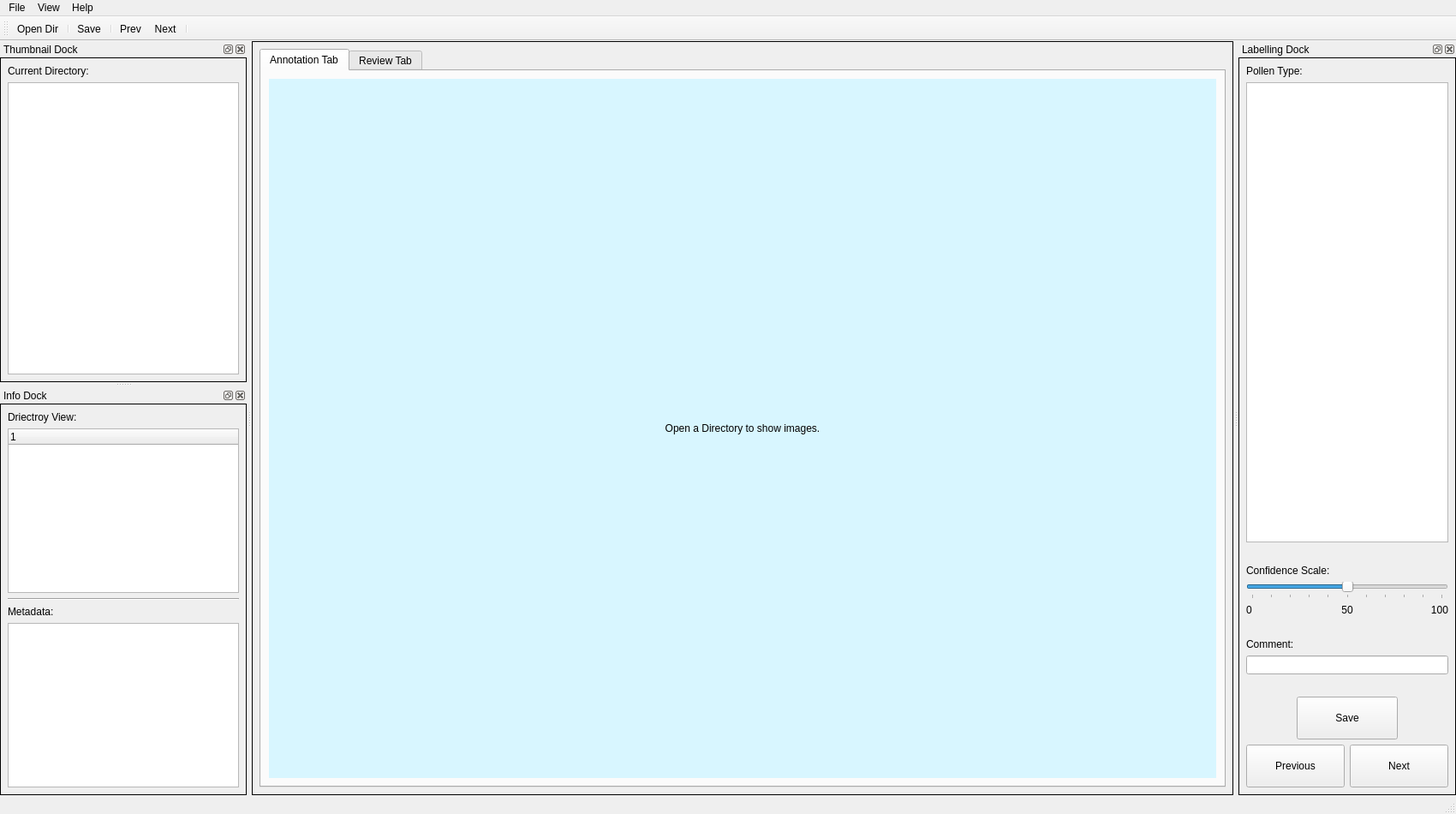
<?xml version="1.0" encoding="UTF-8"?>
<ui version="4.0">
 <class>MainWindow</class>
 <widget class="QMainWindow" name="MainWindow">
  <property name="geometry">
   <rect>
    <x>0</x>
    <y>0</y>
    <width>1700</width>
    <height>950</height>
   </rect>
  </property>
  <property name="font">
   <font>
    <family>SansSerif</family>
    <pointsize>9</pointsize>
   </font>
  </property>
  <property name="windowTitle">
   <string>Pollen Annotation</string>
  </property>
  <property name="windowIcon">
   <iconset resource="resources.qrc">
    <normaloff>:/Icons/pollen-icon.jpg</normaloff>:/Icons/pollen-icon.jpg</iconset>
  </property>
  <widget class="QWidget" name="centralwidget">
   <property name="styleSheet">
    <string notr="true">QWidget#centralwidget{
border: 1px solid black;
}</string>
   </property>
   <layout class="QVBoxLayout" name="verticalLayout_2">
    <item>
     <widget class="QTabWidget" name="tabWidget">
      <property name="enabled">
       <bool>true</bool>
      </property>
      <property name="currentIndex">
       <number>0</number>
      </property>
      <widget class="QWidget" name="annotation_tab">
       <attribute name="title">
        <string>Annotation Tab</string>
       </attribute>
       <layout class="QVBoxLayout" name="verticalLayout_5">
        <item>
         <widget class="QLabel" name="pictureLabel">
          <property name="styleSheet">
           <string notr="true">background-color:rgb(216, 246, 255);
font: 20pt &quot;SansSerif&quot;;</string>
          </property>
          <property name="text">
           <string>Open a Directory to show images.</string>
          </property>
          <property name="alignment">
           <set>Qt::AlignCenter</set>
          </property>
         </widget>
        </item>
       </layout>
      </widget>
      <widget class="QWidget" name="review_tab">
       <attribute name="title">
        <string>Review Tab</string>
       </attribute>
       <layout class="QHBoxLayout" name="horizontalLayout_12">
        <item>
         <widget class="QLabel" name="pictureLabel_2">
          <property name="sizePolicy">
           <sizepolicy hsizetype="Expanding" vsizetype="Preferred">
            <horstretch>0</horstretch>
            <verstretch>0</verstretch>
           </sizepolicy>
          </property>
          <property name="minimumSize">
           <size>
            <width>800</width>
            <height>0</height>
           </size>
          </property>
          <property name="styleSheet">
           <string notr="true">background-color:rgb(216, 246, 255);
font: 20pt &quot;SansSerif&quot;;</string>
          </property>
          <property name="text">
           <string>Load from Database to show images.</string>
          </property>
          <property name="alignment">
           <set>Qt::AlignCenter</set>
          </property>
         </widget>
        </item>
        <item>
         <layout class="QVBoxLayout" name="verticalLayout_8" stretch="2,2,1">
          <item>
           <widget class="QFrame" name="query_frame">
            <property name="sizePolicy">
             <sizepolicy hsizetype="Fixed" vsizetype="Preferred">
              <horstretch>0</horstretch>
              <verstretch>0</verstretch>
             </sizepolicy>
            </property>
            <property name="minimumSize">
             <size>
              <width>300</width>
              <height>0</height>
             </size>
            </property>
            <property name="styleSheet">
             <string notr="true">QFrame#query_frame{
border: 1px solid black;
}</string>
            </property>
            <property name="frameShape">
             <enum>QFrame::StyledPanel</enum>
            </property>
            <property name="frameShadow">
             <enum>QFrame::Raised</enum>
            </property>
            <layout class="QVBoxLayout" name="verticalLayout_9">
             <item>
              <widget class="QLabel" name="label_28">
               <property name="sizePolicy">
                <sizepolicy hsizetype="Preferred" vsizetype="Fixed">
                 <horstretch>0</horstretch>
                 <verstretch>0</verstretch>
                </sizepolicy>
               </property>
               <property name="minimumSize">
                <size>
                 <width>0</width>
                 <height>30</height>
                </size>
               </property>
               <property name="text">
                <string>Annotation Database Query</string>
               </property>
               <property name="alignment">
                <set>Qt::AlignCenter</set>
               </property>
              </widget>
             </item>
             <item>
              <widget class="Line" name="line_4">
               <property name="orientation">
                <enum>Qt::Horizontal</enum>
               </property>
              </widget>
             </item>
             <item>
              <layout class="QHBoxLayout" name="horizontalLayout_14">
               <item>
                <widget class="QLabel" name="label_29">
                 <property name="text">
                  <string>Date from:</string>
                 </property>
                </widget>
               </item>
               <item>
                <widget class="QDateTimeEdit" name="dateTimeEdit"/>
               </item>
              </layout>
             </item>
             <item>
              <layout class="QHBoxLayout" name="horizontalLayout_15">
               <item>
                <widget class="QLabel" name="label_30">
                 <property name="text">
                  <string>Date Until:</string>
                 </property>
                </widget>
               </item>
               <item>
                <widget class="QDateTimeEdit" name="dateTimeEdit_2"/>
               </item>
              </layout>
             </item>
             <item>
              <layout class="QHBoxLayout" name="horizontalLayout_16">
               <item>
                <spacer name="horizontalSpacer_4">
                 <property name="orientation">
                  <enum>Qt::Horizontal</enum>
                 </property>
                 <property name="sizeHint" stdset="0">
                  <size>
                   <width>277</width>
                   <height>17</height>
                  </size>
                 </property>
                </spacer>
               </item>
               <item>
                <widget class="QCheckBox" name="checkBox">
                 <property name="text">
                  <string>Include Senior Annotations too for review</string>
                 </property>
                </widget>
               </item>
               <item>
                <spacer name="horizontalSpacer_3">
                 <property name="orientation">
                  <enum>Qt::Horizontal</enum>
                 </property>
                 <property name="sizeHint" stdset="0">
                  <size>
                   <width>277</width>
                   <height>17</height>
                  </size>
                 </property>
                </spacer>
               </item>
              </layout>
             </item>
             <item>
              <widget class="QPushButton" name="pushButton">
               <property name="minimumSize">
                <size>
                 <width>0</width>
                 <height>30</height>
                </size>
               </property>
               <property name="text">
                <string>Load</string>
               </property>
              </widget>
             </item>
             <item>
              <layout class="QHBoxLayout" name="horizontalLayout_13">
               <item>
                <widget class="QLabel" name="label_31">
                 <property name="text">
                  <string>Selected Items for Review:</string>
                 </property>
                </widget>
               </item>
               <item>
                <widget class="QLCDNumber" name="lcdNumber">
                 <property name="sizePolicy">
                  <sizepolicy hsizetype="Minimum" vsizetype="Fixed">
                   <horstretch>0</horstretch>
                   <verstretch>0</verstretch>
                  </sizepolicy>
                 </property>
                 <property name="minimumSize">
                  <size>
                   <width>0</width>
                   <height>30</height>
                  </size>
                 </property>
                </widget>
               </item>
              </layout>
             </item>
            </layout>
           </widget>
          </item>
          <item>
           <widget class="QFrame" name="data_frame">
            <property name="sizePolicy">
             <sizepolicy hsizetype="Fixed" vsizetype="Preferred">
              <horstretch>0</horstretch>
              <verstretch>0</verstretch>
             </sizepolicy>
            </property>
            <property name="minimumSize">
             <size>
              <width>300</width>
              <height>0</height>
             </size>
            </property>
            <property name="styleSheet">
             <string notr="true">QFrame#data_frame{
border: 1px solid black;
}</string>
            </property>
            <property name="frameShape">
             <enum>QFrame::StyledPanel</enum>
            </property>
            <property name="frameShadow">
             <enum>QFrame::Raised</enum>
            </property>
            <layout class="QVBoxLayout" name="verticalLayout_6">
             <item>
              <widget class="QLabel" name="label_27">
               <property name="sizePolicy">
                <sizepolicy hsizetype="Minimum" vsizetype="Fixed">
                 <horstretch>0</horstretch>
                 <verstretch>0</verstretch>
                </sizepolicy>
               </property>
               <property name="minimumSize">
                <size>
                 <width>0</width>
                 <height>30</height>
                </size>
               </property>
               <property name="text">
                <string>Data</string>
               </property>
               <property name="alignment">
                <set>Qt::AlignCenter</set>
               </property>
              </widget>
             </item>
             <item>
              <widget class="Line" name="line_3">
               <property name="orientation">
                <enum>Qt::Horizontal</enum>
               </property>
              </widget>
             </item>
             <item>
              <layout class="QHBoxLayout" name="horizontalLayout_4">
               <item>
                <widget class="QLabel" name="label_2">
                 <property name="text">
                  <string>Path:</string>
                 </property>
                </widget>
               </item>
               <item>
                <widget class="QLabel" name="label_6">
                 <property name="text">
                  <string>TextLabel</string>
                 </property>
                </widget>
               </item>
              </layout>
             </item>
             <item>
              <layout class="QHBoxLayout" name="horizontalLayout_5">
               <item>
                <widget class="QLabel" name="label_12">
                 <property name="text">
                  <string>Class:</string>
                 </property>
                </widget>
               </item>
               <item>
                <widget class="QLabel" name="label_13">
                 <property name="text">
                  <string>TextLabel</string>
                 </property>
                </widget>
               </item>
              </layout>
             </item>
             <item>
              <layout class="QHBoxLayout" name="horizontalLayout_6">
               <item>
                <widget class="QLabel" name="label_14">
                 <property name="text">
                  <string>Confidence:</string>
                 </property>
                </widget>
               </item>
               <item>
                <widget class="QLabel" name="label_15">
                 <property name="text">
                  <string>TextLabel</string>
                 </property>
                </widget>
               </item>
              </layout>
             </item>
             <item>
              <layout class="QHBoxLayout" name="horizontalLayout_7">
               <item>
                <widget class="QLabel" name="label_16">
                 <property name="text">
                  <string>Comment:</string>
                 </property>
                </widget>
               </item>
               <item>
                <widget class="QLabel" name="label_17">
                 <property name="text">
                  <string>TextLabel</string>
                 </property>
                </widget>
               </item>
              </layout>
             </item>
             <item>
              <layout class="QHBoxLayout" name="horizontalLayout_8">
               <item>
                <widget class="QLabel" name="label_18">
                 <property name="text">
                  <string>User:</string>
                 </property>
                </widget>
               </item>
               <item>
                <widget class="QLabel" name="label_19">
                 <property name="text">
                  <string>TextLabel</string>
                 </property>
                </widget>
               </item>
              </layout>
             </item>
             <item>
              <layout class="QHBoxLayout" name="horizontalLayout_9">
               <item>
                <widget class="QLabel" name="label_20">
                 <property name="text">
                  <string>Is Senior:</string>
                 </property>
                </widget>
               </item>
               <item>
                <widget class="QLabel" name="label_21">
                 <property name="text">
                  <string>TextLabel</string>
                 </property>
                </widget>
               </item>
              </layout>
             </item>
             <item>
              <layout class="QHBoxLayout" name="horizontalLayout_10">
               <item>
                <widget class="QLabel" name="label_22">
                 <property name="text">
                  <string>Timestamp</string>
                 </property>
                </widget>
               </item>
               <item>
                <widget class="QLabel" name="label_23">
                 <property name="text">
                  <string>TextLabel</string>
                 </property>
                </widget>
               </item>
              </layout>
             </item>
            </layout>
           </widget>
          </item>
          <item>
           <widget class="QFrame" name="review_frame">
            <property name="sizePolicy">
             <sizepolicy hsizetype="Fixed" vsizetype="Preferred">
              <horstretch>0</horstretch>
              <verstretch>0</verstretch>
             </sizepolicy>
            </property>
            <property name="minimumSize">
             <size>
              <width>300</width>
              <height>0</height>
             </size>
            </property>
            <property name="styleSheet">
             <string notr="true">QFrame#review_frame{
border: 1px solid black;
}</string>
            </property>
            <property name="frameShape">
             <enum>QFrame::StyledPanel</enum>
            </property>
            <property name="frameShadow">
             <enum>QFrame::Raised</enum>
            </property>
            <layout class="QVBoxLayout" name="verticalLayout_7">
             <item>
              <widget class="QLabel" name="label_26">
               <property name="sizePolicy">
                <sizepolicy hsizetype="Minimum" vsizetype="Fixed">
                 <horstretch>0</horstretch>
                 <verstretch>0</verstretch>
                </sizepolicy>
               </property>
               <property name="minimumSize">
                <size>
                 <width>0</width>
                 <height>30</height>
                </size>
               </property>
               <property name="text">
                <string>Review</string>
               </property>
               <property name="alignment">
                <set>Qt::AlignCenter</set>
               </property>
              </widget>
             </item>
             <item>
              <widget class="Line" name="line_2">
               <property name="orientation">
                <enum>Qt::Horizontal</enum>
               </property>
              </widget>
             </item>
             <item>
              <layout class="QHBoxLayout" name="horizontalLayout_11">
               <item>
                <widget class="QLabel" name="label_24">
                 <property name="text">
                  <string>Review Score:</string>
                 </property>
                </widget>
               </item>
               <item>
                <widget class="QSpinBox" name="spinBox"/>
               </item>
              </layout>
             </item>
             <item>
              <widget class="QLabel" name="label_25">
               <property name="text">
                <string>Comment:</string>
               </property>
              </widget>
             </item>
             <item>
              <widget class="QLineEdit" name="lineEdit"/>
             </item>
            </layout>
           </widget>
          </item>
         </layout>
        </item>
       </layout>
      </widget>
     </widget>
    </item>
   </layout>
  </widget>
  <widget class="QMenuBar" name="menubar">
   <property name="geometry">
    <rect>
     <x>0</x>
     <y>0</y>
     <width>1700</width>
     <height>20</height>
    </rect>
   </property>
   <widget class="QMenu" name="menuFile">
    <property name="title">
     <string>File</string>
    </property>
    <addaction name="actionOpen_Dir"/>
    <addaction name="separator"/>
    <addaction name="actionSave"/>
    <addaction name="separator"/>
    <addaction name="actionQuit"/>
   </widget>
   <widget class="QMenu" name="menuView">
    <property name="title">
     <string>View</string>
    </property>
    <addaction name="actionPrevious"/>
    <addaction name="actionNext"/>
   </widget>
   <widget class="QMenu" name="menuHelp">
    <property name="title">
     <string>Help</string>
    </property>
    <addaction name="actionAbout"/>
    <addaction name="actionAboutQt"/>
   </widget>
   <addaction name="menuFile"/>
   <addaction name="menuView"/>
   <addaction name="menuHelp"/>
  </widget>
  <widget class="QDockWidget" name="thumbnailDock">
   <property name="sizePolicy">
    <sizepolicy hsizetype="Preferred" vsizetype="Maximum">
     <horstretch>0</horstretch>
     <verstretch>0</verstretch>
    </sizepolicy>
   </property>
   <property name="minimumSize">
    <size>
     <width>288</width>
     <height>300</height>
    </size>
   </property>
   <property name="styleSheet">
    <string notr="true">QDockWidget#thumbnailDock{
border: 1px solid black;
}</string>
   </property>
   <property name="windowTitle">
    <string>Thumbnail Dock</string>
   </property>
   <attribute name="dockWidgetArea">
    <number>1</number>
   </attribute>
   <widget class="QWidget" name="dockWidgetContents">
    <property name="styleSheet">
     <string notr="true">QWidget#dockWidgetContents{
border: 1px solid black;
}</string>
    </property>
    <layout class="QVBoxLayout" name="verticalLayout_3" stretch="0,0">
     <item>
      <widget class="QLabel" name="label_11">
       <property name="text">
        <string>Current Directory:</string>
       </property>
      </widget>
     </item>
     <item>
      <widget class="QTableView" name="thumbnailsView">
       <property name="minimumSize">
        <size>
         <width>270</width>
         <height>0</height>
        </size>
       </property>
      </widget>
     </item>
    </layout>
   </widget>
  </widget>
  <widget class="QDockWidget" name="metadataDock">
   <property name="sizePolicy">
    <sizepolicy hsizetype="Preferred" vsizetype="Maximum">
     <horstretch>0</horstretch>
     <verstretch>0</verstretch>
    </sizepolicy>
   </property>
   <property name="minimumSize">
    <size>
     <width>100</width>
     <height>450</height>
    </size>
   </property>
   <property name="styleSheet">
    <string notr="true">QDockWidget#metadataDock{
border: 1px solid black;
}</string>
   </property>
   <property name="windowTitle">
    <string>Info Dock</string>
   </property>
   <attribute name="dockWidgetArea">
    <number>1</number>
   </attribute>
   <widget class="QWidget" name="dockWidgetContents_2">
    <property name="styleSheet">
     <string notr="true">QWidget#dockWidgetContents_2{
border: 1px solid black;
}</string>
    </property>
    <layout class="QVBoxLayout" name="verticalLayout_4">
     <item>
      <widget class="QLabel" name="label_10">
       <property name="text">
        <string>Driectroy View:</string>
       </property>
      </widget>
     </item>
     <item>
      <widget class="QTreeWidget" name="directoryView">
       <column>
        <property name="text">
         <string notr="true">1</string>
        </property>
       </column>
      </widget>
     </item>
     <item>
      <widget class="Line" name="line">
       <property name="orientation">
        <enum>Qt::Horizontal</enum>
       </property>
      </widget>
     </item>
     <item>
      <widget class="QLabel" name="label_5">
       <property name="text">
        <string>Metadata:</string>
       </property>
      </widget>
     </item>
     <item>
      <widget class="QTableWidget" name="metadataTableWidget"/>
     </item>
    </layout>
   </widget>
  </widget>
  <widget class="QDockWidget" name="labellingDock">
   <property name="styleSheet">
    <string notr="true">QWidget#dockWidgetContents_3{
border: 1px solid black;
}</string>
   </property>
   <property name="windowTitle">
    <string>Labelling Dock</string>
   </property>
   <attribute name="dockWidgetArea">
    <number>2</number>
   </attribute>
   <widget class="QWidget" name="dockWidgetContents_3">
    <layout class="QVBoxLayout" name="verticalLayout">
     <item>
      <widget class="QLabel" name="label">
       <property name="text">
        <string>Pollen Type:</string>
       </property>
      </widget>
     </item>
     <item>
      <widget class="QListWidget" name="pollenListWidget"/>
     </item>
     <item>
      <spacer name="verticalSpacer_2">
       <property name="orientation">
        <enum>Qt::Vertical</enum>
       </property>
       <property name="sizeType">
        <enum>QSizePolicy::Minimum</enum>
       </property>
       <property name="sizeHint" stdset="0">
        <size>
         <width>20</width>
         <height>20</height>
        </size>
       </property>
      </spacer>
     </item>
     <item>
      <widget class="QLabel" name="label_3">
       <property name="text">
        <string>Confidence Scale:</string>
       </property>
      </widget>
     </item>
     <item>
      <widget class="QSlider" name="confidenceSlider">
       <property name="minimum">
        <number>0</number>
       </property>
       <property name="maximum">
        <number>10</number>
       </property>
       <property name="singleStep">
        <number>1</number>
       </property>
       <property name="pageStep">
        <number>1</number>
       </property>
       <property name="sliderPosition">
        <number>5</number>
       </property>
       <property name="orientation">
        <enum>Qt::Horizontal</enum>
       </property>
       <property name="tickPosition">
        <enum>QSlider::TicksBelow</enum>
       </property>
       <property name="tickInterval">
        <number>1</number>
       </property>
      </widget>
     </item>
     <item>
      <layout class="QHBoxLayout" name="horizontalLayout_3">
       <item>
        <widget class="QLabel" name="label_8">
         <property name="text">
          <string>0</string>
         </property>
        </widget>
       </item>
       <item>
        <widget class="QLabel" name="label_9">
         <property name="text">
          <string>50</string>
         </property>
         <property name="alignment">
          <set>Qt::AlignCenter</set>
         </property>
        </widget>
       </item>
       <item>
        <widget class="QLabel" name="label_7">
         <property name="text">
          <string>100</string>
         </property>
         <property name="alignment">
          <set>Qt::AlignRight|Qt::AlignTrailing|Qt::AlignVCenter</set>
         </property>
        </widget>
       </item>
      </layout>
     </item>
     <item>
      <spacer name="verticalSpacer">
       <property name="orientation">
        <enum>Qt::Vertical</enum>
       </property>
       <property name="sizeType">
        <enum>QSizePolicy::Minimum</enum>
       </property>
       <property name="sizeHint" stdset="0">
        <size>
         <width>20</width>
         <height>20</height>
        </size>
       </property>
      </spacer>
     </item>
     <item>
      <widget class="QLabel" name="label_4">
       <property name="text">
        <string>Comment:</string>
       </property>
      </widget>
     </item>
     <item>
      <widget class="QLineEdit" name="commentEdit"/>
     </item>
     <item>
      <spacer name="verticalSpacer_3">
       <property name="orientation">
        <enum>Qt::Vertical</enum>
       </property>
       <property name="sizeType">
        <enum>QSizePolicy::Minimum</enum>
       </property>
       <property name="sizeHint" stdset="0">
        <size>
         <width>20</width>
         <height>20</height>
        </size>
       </property>
      </spacer>
     </item>
     <item>
      <layout class="QHBoxLayout" name="horizontalLayout_2" stretch="1,2,1">
       <item>
        <spacer name="horizontalSpacer">
         <property name="orientation">
          <enum>Qt::Horizontal</enum>
         </property>
         <property name="sizeHint" stdset="0">
          <size>
           <width>40</width>
           <height>20</height>
          </size>
         </property>
        </spacer>
       </item>
       <item>
        <widget class="QPushButton" name="saveButton">
         <property name="minimumSize">
          <size>
           <width>0</width>
           <height>50</height>
          </size>
         </property>
         <property name="styleSheet">
          <string notr="true"/>
         </property>
         <property name="text">
          <string>Save</string>
         </property>
         <property name="icon">
          <iconset resource="resources.qrc">
           <normaloff>:/Icons/save.svg</normaloff>:/Icons/save.svg</iconset>
         </property>
         <property name="iconSize">
          <size>
           <width>20</width>
           <height>20</height>
          </size>
         </property>
        </widget>
       </item>
       <item>
        <spacer name="horizontalSpacer_2">
         <property name="orientation">
          <enum>Qt::Horizontal</enum>
         </property>
         <property name="sizeHint" stdset="0">
          <size>
           <width>40</width>
           <height>20</height>
          </size>
         </property>
        </spacer>
       </item>
      </layout>
     </item>
     <item>
      <layout class="QHBoxLayout" name="horizontalLayout">
       <item>
        <widget class="QPushButton" name="prevButton">
         <property name="minimumSize">
          <size>
           <width>0</width>
           <height>50</height>
          </size>
         </property>
         <property name="text">
          <string>Previous</string>
         </property>
         <property name="icon">
          <iconset resource="resources.qrc">
           <normaloff>:/Icons/prev.png</normaloff>:/Icons/prev.png</iconset>
         </property>
         <property name="iconSize">
          <size>
           <width>20</width>
           <height>20</height>
          </size>
         </property>
        </widget>
       </item>
       <item>
        <widget class="QPushButton" name="nextButton">
         <property name="minimumSize">
          <size>
           <width>0</width>
           <height>50</height>
          </size>
         </property>
         <property name="text">
          <string>Next</string>
         </property>
         <property name="icon">
          <iconset resource="resources.qrc">
           <normaloff>:/Icons/next.png</normaloff>:/Icons/next.png</iconset>
         </property>
         <property name="iconSize">
          <size>
           <width>20</width>
           <height>20</height>
          </size>
         </property>
        </widget>
       </item>
      </layout>
     </item>
    </layout>
   </widget>
  </widget>
  <widget class="QStatusBar" name="statusBar"/>
  <widget class="QToolBar" name="toolBar">
   <property name="sizeIncrement">
    <size>
     <width>40</width>
     <height>40</height>
    </size>
   </property>
   <property name="baseSize">
    <size>
     <width>40</width>
     <height>40</height>
    </size>
   </property>
   <property name="windowTitle">
    <string>toolBar</string>
   </property>
   <property name="toolButtonStyle">
    <enum>Qt::ToolButtonTextUnderIcon</enum>
   </property>
   <attribute name="toolBarArea">
    <enum>TopToolBarArea</enum>
   </attribute>
   <attribute name="toolBarBreak">
    <bool>false</bool>
   </attribute>
   <addaction name="actionOpen_Dir"/>
   <addaction name="separator"/>
   <addaction name="actionSave"/>
   <addaction name="separator"/>
   <addaction name="actionPrevious"/>
   <addaction name="actionNext"/>
   <addaction name="separator"/>
  </widget>
  <action name="actionOpen_Dir">
   <property name="icon">
    <iconset resource="resources.qrc">
     <normaloff>:/Icons/open.png</normaloff>:/Icons/open.png</iconset>
   </property>
   <property name="text">
    <string>Open Dir</string>
   </property>
  </action>
  <action name="actionSave">
   <property name="icon">
    <iconset resource="resources.qrc">
     <normaloff>:/Icons/save.svg</normaloff>:/Icons/save.svg</iconset>
   </property>
   <property name="text">
    <string>Save</string>
   </property>
  </action>
  <action name="actionQuit">
   <property name="icon">
    <iconset resource="resources.qrc">
     <normaloff>:/Icons/quit.png</normaloff>:/Icons/quit.png</iconset>
   </property>
   <property name="text">
    <string>Quit</string>
   </property>
  </action>
  <action name="actionPrevious">
   <property name="icon">
    <iconset resource="resources.qrc">
     <normaloff>:/Icons/prev.png</normaloff>:/Icons/prev.png</iconset>
   </property>
   <property name="text">
    <string>Prev</string>
   </property>
  </action>
  <action name="actionNext">
   <property name="icon">
    <iconset resource="resources.qrc">
     <normaloff>:/Icons/next.png</normaloff>:/Icons/next.png</iconset>
   </property>
   <property name="text">
    <string>Next</string>
   </property>
  </action>
  <action name="actionAbout">
   <property name="icon">
    <iconset resource="resources.qrc">
     <normaloff>:/Icons/aboutIcon.png</normaloff>:/Icons/aboutIcon.png</iconset>
   </property>
   <property name="text">
    <string>About</string>
   </property>
  </action>
  <action name="actionAboutQt">
   <property name="icon">
    <iconset resource="resources.qrc">
     <normaloff>:/Icons/aboutQtIcon.png</normaloff>:/Icons/aboutQtIcon.png</iconset>
   </property>
   <property name="text">
    <string>AboutQt</string>
   </property>
  </action>
  <action name="actionZoom_In">
   <property name="icon">
    <iconset resource="resources.qrc">
     <normaloff>:/Icons/zoom-in.png</normaloff>:/Icons/zoom-in.png</iconset>
   </property>
   <property name="text">
    <string>Zoom In</string>
   </property>
  </action>
  <action name="actionZoom_Out">
   <property name="icon">
    <iconset resource="resources.qrc">
     <normaloff>:/Icons/zoom-out.png</normaloff>:/Icons/zoom-out.png</iconset>
   </property>
   <property name="text">
    <string>Zoom Out</string>
   </property>
  </action>
  <action name="actionFit_Window">
   <property name="icon">
    <iconset resource="resources.qrc">
     <normaloff>:/Icons/fit-window.png</normaloff>:/Icons/fit-window.png</iconset>
   </property>
   <property name="text">
    <string>Fit Window</string>
   </property>
  </action>
 </widget>
 <resources>
  <include location="resources.qrc"/>
 </resources>
 <connections/>
</ui>
